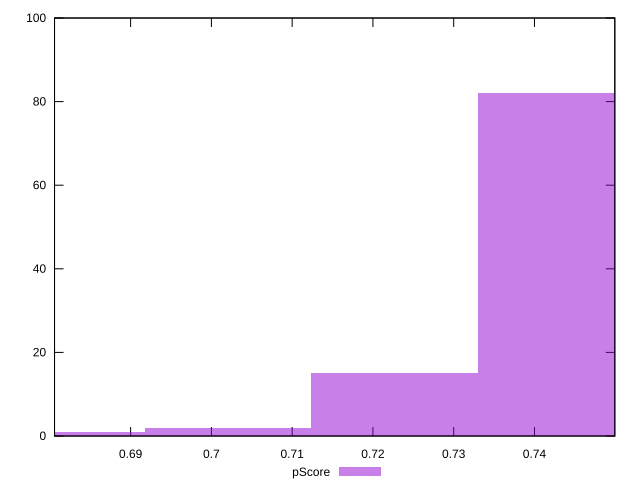

gnuplot code for this plot:
reset

$pScore <<EOF
0.7433574643390187 82
0.7227086458851572 15
0.7020598274312955 2
0.6814110089774339 1
EOF

set key outside below
set boxwidth 0.02064881845386163
set xrange [0.6805788888888888:0.74995]
set yrange [0:100]
set trange [0:100]
set style fill transparent solid 0.5 noborder
set terminal svg size 640, 490 enhanced background rgb 'white'
set output "reports/report_00027_2021-02-24T12-40-31.850Z/uses-rel-preconnect/samples/astro/pScore/histogram.svg"

plot $pScore title "pScore" with boxes

reset
